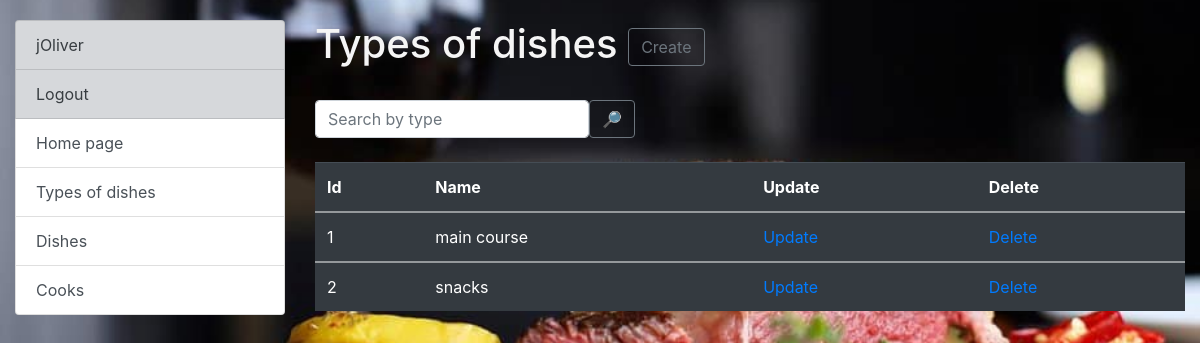
The page /dishtype/ (signed in) on the database its author committed.
### kitchen/models.py (models this page shows, shortened)
class Cook(AbstractUser):
    years_of_experience = models.IntegerField(null=True, blank=True)

class DishType(models.Model):
    name = models.CharField(max_length=50, unique=True)
    class Meta:
        ordering = ["name"]

### kitchen/views.py (the view)
# urls.py: path("dishtype/", DishTypeListView.as_view(), name="dish-type-list"),
class DishTypeListView(LoginRequiredMixin, generic.ListView):
    model = DishType
    context_object_name = "dishes_type_list"
    template_name = "kitchen/dishes_type_list.html"
    paginate_by = 5
    queryset = DishType.objects.all()
    def get_context_data(self, *, object_list=None, **kwargs):
        context = super(DishTypeListView, self).get_context_data(**kwargs)
        name = self.request.GET.get("name", "")
        context["search_form"] = DishTypeSearchForm(initial={"name": name})
        return context
    def get_queryset(self):
        form = DishTypeSearchForm(self.request.GET)
        if form.is_valid():
            return self.queryset.filter(name__icontains=form.cleaned_data["name"])
        return self.queryset

### kitchen/form.py
class DishTypeSearchForm(forms.Form):
    name = forms.CharField(
        max_length=255,
        required=False,
        label="",
        widget=forms.TextInput(attrs={"placeholder": "Search by type"}),
    )

### templates/kitchen/dishes_type_list.html (shortened to what this page needs)
{% extends "base.html" %}
{% load crispy_forms_filters %}
{% block content %}
  <h1>
    Types of dishes
  <a href="{% url 'kitchen:dish-type-create' %}" class="btn btn-outline-secondary"> Create </a>
  </h1>
  <br>
  <form action="" method="get" class="form-inline">
    {{ search_form|crispy }}
    <input type="submit" class="btn btn-outline-secondary" value="🔎">
  </form>
  <br>
  {% if dishes_type_list %}
      <table class="table table table-dark">
        <tr>
          <th scope="col">Id</th>
          <th scope="col">Name</th>
          <th>Update</th>
          <th>Delete</th>
        </tr>
        {% for types in dishes_type_list %}
          <tbody>
          <tr>
            <td>{{ types.id }}</td>
            <td>{{ types.name }}</td>
            <td>
              <a href="{% url 'kitchen:dish-type-update' pk=types.id %}">Update</a>
            </td>
            <td>
              <a href="{% url 'kitchen:dish-type-delete' pk=types.id %}">Delete</a>
            </td>
          </tr>
          </tbody>
        {% endfor %}
      </table>
  {% else %}
    <p>There are no dish types</p>
  {% endif %}
{% endblock %}

### templates/includes/sidebar.html
<ul class="sidebar-nav list-group">
  {% if user.is_authenticated %}
     <a class="list-group-item list-group-item-action list-group-item-secondary" href="{% url "kitchen:cook-detail" pk=user.id %}">{{ user.username }} </a>
     <a class="list-group-item list-group-item-action list-group-item-secondary" href="{% url "logout" %}">Logout</a>
  {% else %}
  <a class="list-group-item list-group-item-action list-group-item-secondary" href="{% url "login" %}">Login</a>
  {% endif %}
  <a class="list-group-item list-group-item-action" href="{% url 'kitchen:index' %}">Home page</a>
  <a class="list-group-item list-group-item-action" href="{% url 'kitchen:dish-type-list' %}">Types of dishes</a>
  <a class="list-group-item list-group-item-action" href="{% url 'kitchen:dish-list' %}">Dishes</a>
  <a class="list-group-item list-group-item-action" href="{% url 'kitchen:cook-list' %}">Cooks</a>
</ul>

### static/css/styles.css (style rules this page uses)
body { margin-top: 20px; background-image: url('/static/background.jpeg'); background-position: center; background-repeat: no-repeat; background-size: cover; color: whitesmoke; }

### rows shown on the page
Cook: username "jOliver"
DishType: id "1", name "main course"
DishType: id "2", name "snacks"
